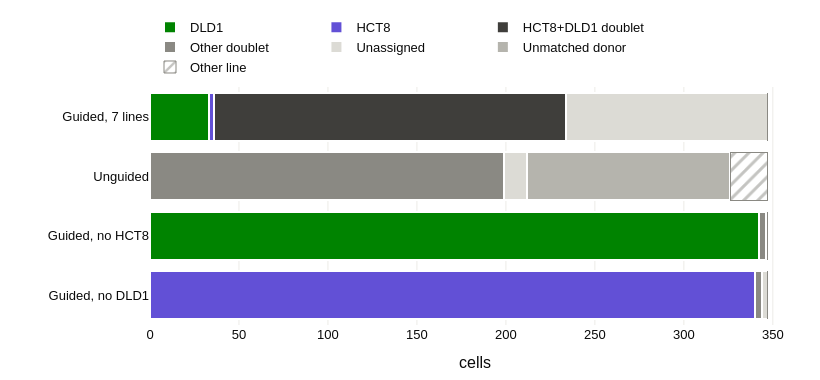

The code cell stored with this chart in its notebook:
### Markdown cell above
## 4. The DLD1 / HCT8 family

DLD1 and HCT8 share a donor. Below are all cells that **any** run called DLD1, HCT8 or an HCT8+DLD1 doublet,
and how each run labelled them.

### Code cell
family_labels = ['DLD1', 'HCT8', SIBLING_DOUBLET]
family = cats[cats.isin(family_labels).any(axis=1)]
print(f'{len(family):,} cells were placed in the DLD1/HCT8 family by at least one run')

shown = family_labels + ['Other doublet', 'Unassigned', 'Unmatched donor']
fam_counts = family.apply(lambda s: s.where(s.isin(shown), 'Other line').value_counts())
order = shown + ['Other line']
fam_counts = fam_counts.reindex(order).fillna(0).astype(int)
fig = go.Figure()
for label in order:
    if fam_counts.loc[label].sum() == 0:
        continue
    other_line = label == 'Other line'
    fig.add_trace(go.Bar(
        y=fam_counts.columns, x=fam_counts.loc[label], name=label, orientation='h',
        marker=dict(color='white' if other_line else COLORS[label],
                    pattern=dict(shape='/', fgcolor='#8a8983', solidity=0.3) if other_line else None,
                    line=dict(color='#8a8983' if other_line else 'white', width=1 if other_line else 2)),
        hovertemplate=f'{label}<br>%{{y}}: %{{x:,}} cells<extra></extra>'))
fig.update_layout(barmode='stack', height=380, width=820,
                  xaxis=dict(title='cells', gridcolor='#ecebe7'), yaxis=dict(autorange='reversed'),
                  legend=dict(orientation='h', y=1.02, yanchor='bottom', x=0, traceorder='normal'),
                  margin=dict(l=150, r=20, t=70, b=50),
                  plot_bgcolor='white', paper_bgcolor='white', font=FONT)
fig.show()

### Figure 1 — Plotly figure (JSON) as saved in the notebook; plotly's stock layout.template omitted (floating-point values rounded to 4 significant figures)
{"data": [{"hovertemplate": "DLD1<br>%{y}: %{x:,} cells<extra></extra>", "marker": {"color": "#008300", "line": {"color": "white", "width": 2}}, "name": "DLD1", "orientation": "h", "type": "bar", "x": [33, 0, 342, 0], "y": ["Guided, 7 lines", "Unguided", "Guided, no HCT8", "Guided, no DLD1"]}, {"hovertemplate": "HCT8<br>%{y}: %{x:,} cells<extra></extra>", "marker": {"color": "#6250d6", "line": {"color": "white", "width": 2}}, "name": "HCT8", "orientation": "h", "type": "bar", "x": [3, 0, 0, 340], "y": ["Guided, 7 lines", "Unguided", "Guided, no HCT8", "Guided, no DLD1"]}, {"hovertemplate": "HCT8+DLD1 doublet<br>%{y}: %{x:,} cells<extra></extra>", "marker": {"color": "#3f3e3b", "line": {"color": "white", "width": 2}}, "name": "HCT8+DLD1 doublet", "orientation": "h", "type": "bar", "x": [198, 0, 0, 0], "y": ["Guided, 7 lines", "Unguided", "Guided, no HCT8", "Guided, no DLD1"]}, {"hovertemplate": "Other doublet<br>%{y}: %{x:,} cells<extra></extra>", "marker": {"color": "#8a8983", "line": {"color": "white", "width": 2}}, "name": "Other doublet", "orientation": "h", "type": "bar", "x": [0, 199, 4, 4], "y": ["Guided, 7 lines", "Unguided", "Guided, no HCT8", "Guided, no DLD1"]}, {"hovertemplate": "Unassigned<br>%{y}: %{x:,} cells<extra></extra>", "marker": {"color": "#dcdbd5", "line": {"color": "white", "width": 2}}, "name": "Unassigned", "orientation": "h", "type": "bar", "x": [113, 13, 1, 3], "y": ["Guided, 7 lines", "Unguided", "Guided, no HCT8", "Guided, no DLD1"]}, {"hovertemplate": "Unmatched donor<br>%{y}: %{x:,} cells<extra></extra>", "marker": {"color": "#b5b4ad", "line": {"color": "white", "width": 2}}, "name": "Unmatched donor", "orientation": "h", "type": "bar", "x": [0, 114, 0, 0], "y": ["Guided, 7 lines", "Unguided", "Guided, no HCT8", "Guided, no DLD1"]}, {"hovertemplate": "Other line<br>%{y}: %{x:,} cells<extra></extra>", "marker": {"color": "white", "line": {"color": "#8a8983", "width": 1}, "pattern": {"fgcolor": "#8a8983", "shape": "/", "solidity": 0.3}}, "name": "Other line", "orientation": "h", "type": "bar", "x": [0, 21, 0, 0], "y": ["Guided, 7 lines", "Unguided", "Guided, no HCT8", "Guided, no DLD1"]}], "layout": {"barmode": "stack", "font": {"color": "#0b0b0b", "family": "Arial, sans-serif", "size": 13}, "height": 380, "legend": {"orientation": "h", "traceorder": "normal", "x": 0, "y": 1.02, "yanchor": "bottom"}, "margin": {"b": 50, "l": 150, "r": 20, "t": 70}, "paper_bgcolor": "white", "plot_bgcolor": "white", "width": 820, "xaxis": {"gridcolor": "#ecebe7", "title": {"text": "cells"}}, "yaxis": {"autorange": "reversed"}}}
